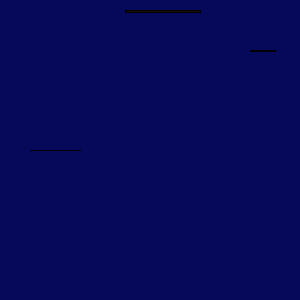
Frame 1 (no input)
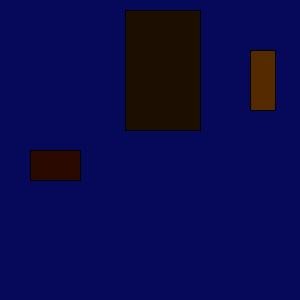
Frame 60 (the mouse pressed at the canvas centre just before this capture)
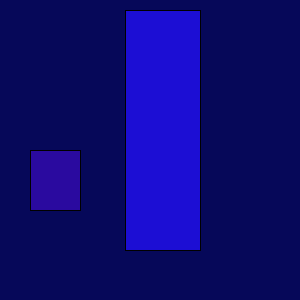
Frame 120 (the mouse held since frame 60 and released just before this capture)

The Processing sketch that drew these frames (run headless with seeded random() and noise(); from frame 60 on, the mouse is pressed at the canvas centre):

// Processing sketch: processing_36416
// ── processing_36416.pde

void setup() {
  size(300, 300);
}

int x = 0;

void draw() {
  colorMode(RGB, 255);
  background(6, 8, 89);//color is my dob
  x++;

  colorMode(RGB, 60); //colormode range set to 60 in order to be able to see the change of color before retangle dissapears as mouseX increases

  fill(20, 10, mouseX);

  if (mouseX < 60) {
    rect(250, 50, 25, x);
  }

  if (x > 250) { 
    x=50; //if x goes beyond 50 + 250, et to restart
  } 

  colorMode(RGB, 180);//colormode range set to 180 in order to be able to see the change of color before retangle dissapears as mouseX increases
  fill(20, 10, mouseX);

  if (mouseX < 180) {
    rect(125, 10, 75, 2*x);
  }

  if (x > 150) {
    x=10;
  }

  colorMode(RGB, 240); //colormode range set to 240 in order to be able to see the change of color before retangle dissapears as mouseX increases
  fill(40, 10, mouseX);

  if (mouseX < 240) {
    rect(30, 150, 50, x/2);
  }

  if (x > 250) {
    x=100;
  }
}
//difference in "speed" of rectangles is reiterated in difference of color change in each rectangle
